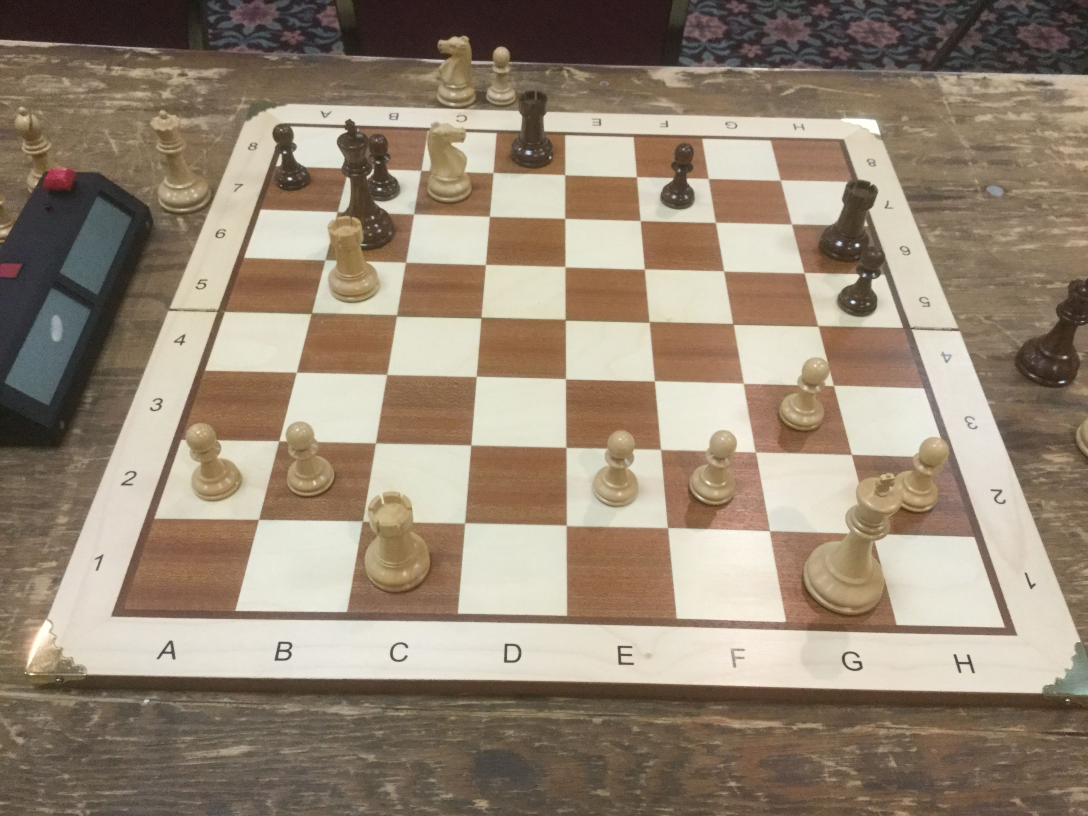
#> input picture data/chessboard.jpeg, 3264 x 2448 px (shown at 1/3 size)
$ jupyter execute fail-one.ipynb
#> lines starting #> are read from the running program, lines starting #| are printed output that depends on the picture; after the words box and inside, x2 and y2 are one past the last pixel; in counts of white or black regions, pixels touching at a corner belong together
[cell 1]
import cv2
import numpy as np
import matplotlib.pyplot as plt
import pandas as pd


image = cv2.imread(r"../data/chessboard.jpeg") # opencv reads images as BGR format
#> image is the input picture: shape (2448, 3264, 3); mean B, G, R 117.3, 135.6, 151.1

gray_image=cv2.cvtColor(image,cv2.COLOR_BGR2GRAY)
rgb_image=cv2.cvtColor(image,cv2.COLOR_BGR2RGB)

plt.imshow(rgb_image) # matplotlib expects RGB format
gaussian_blur = cv2.GaussianBlur(gray_image,(5,5),0)
plt.imshow(gaussian_blur,cmap="gray")
ret,otsu_binary = cv2.threshold(gaussian_blur,0,255,cv2.THRESH_BINARY+cv2.THRESH_OTSU)
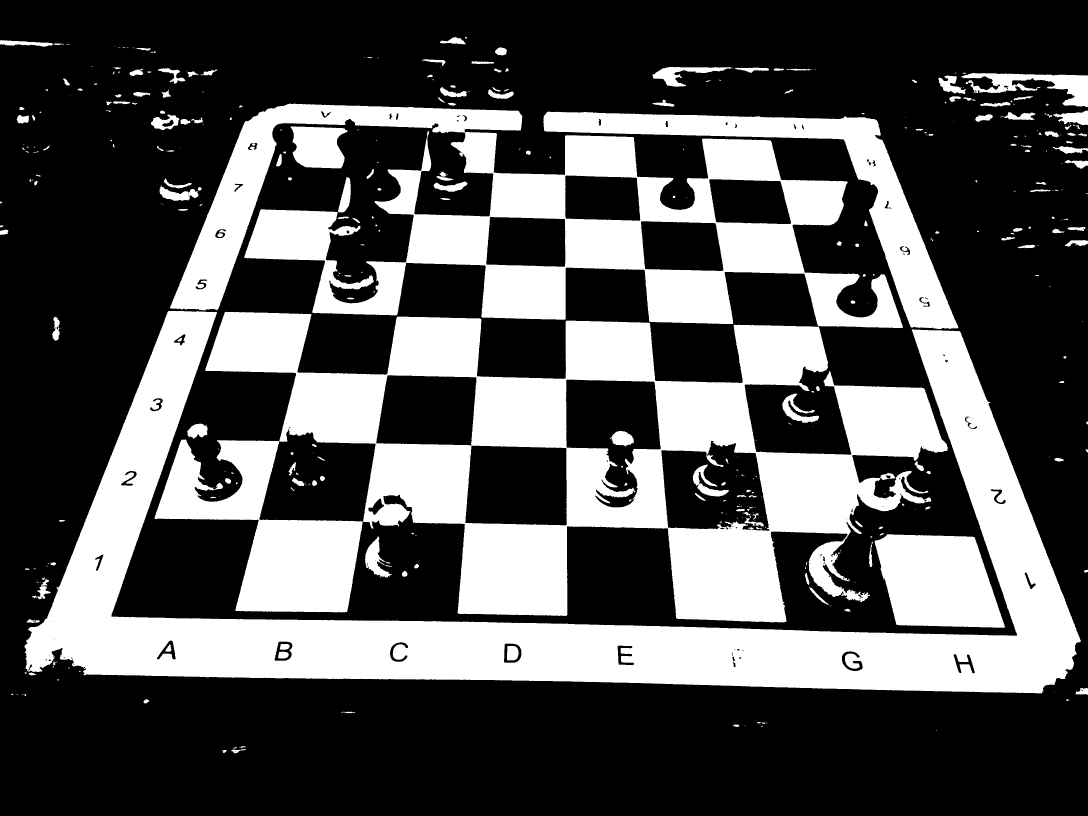
#> otsu_binary: shape (2448, 3264) (shown at 1/3 size); 33% white; 429 white regions (182 under 20 px), largest, box (x1, y1, x2, y2) and area: (74, 933, 3242, 2080) 823971, (616, 935, 2843, 1867) 801447, (510, 311, 2709, 984) 541214
#> ret = 158

plt.imshow(otsu_binary,cmap="gray")
canny = cv2.Canny(otsu_binary,20,255)
#> canny: shape (2448, 3264); 0.98% white in thin lines or dots, all inside (x1, y1, x2, y2) = (0, 110, 3264, 2260)

plt.imshow(canny,cmap="gray")
kernel = np.ones((7, 7), np.uint8)

img_dilation = cv2.dilate(canny, kernel, iterations=1)
#> img_dilation: shape (2448, 3264); 7.5% white; 278 white regions, largest, box (x1, y1, x2, y2) and area: (70, 307, 3245, 2083) 404051, (2881, 214, 3264, 324) 11698, (2603, 1596, 3019, 1886) 10597

plt.imshow(img_dilation,cmap="gray")
lines = cv2.HoughLinesP(img_dilation, 1, np.pi/180, threshold=200, minLineLength=100, maxLineGap=50)
#> lines = 1246 rows, first 6: [236, 2020, 2324, 2057], [236, 2022, 1414, 2042], [2079, 2057, 3167, 2076], [331, 1848, 2286, 1883], [431, 1555, 2310, 1587], [129, 1873, 741, 359]

if lines is not None:
    for i, line in enumerate(lines):
        x1, y1, x2, y2 = line[0]

        # draw lines
        cv2.line(img_dilation, (x1, y1), (x2, y2), (255,255,255), 2)
#> this loop made 1246 passes
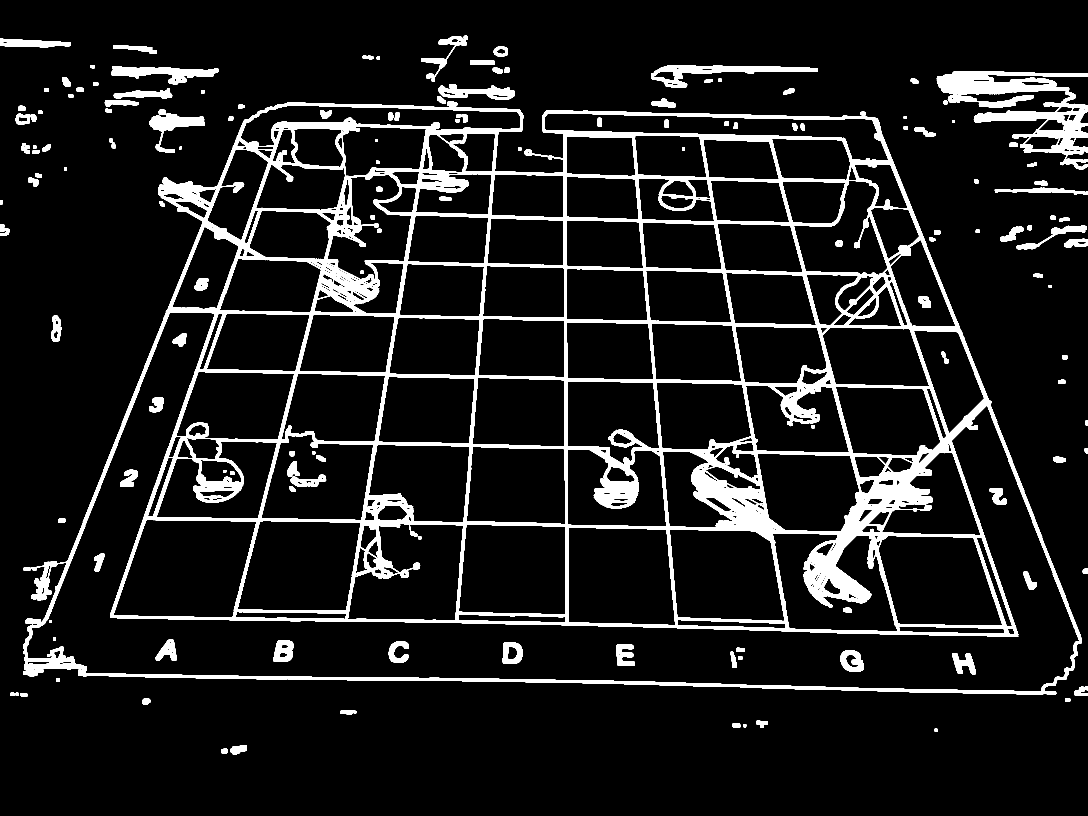
#> img_dilation: shape (2448, 3264) (shown at 1/3 size); 9.7% white; 160 white regions, largest, box (x1, y1, x2, y2) and area: (69, 307, 3246, 2084) 616590, (2810, 213, 3264, 509) 40253, (1954, 196, 2453, 263) 10373

plt.imshow(img_dilation,cmap="gray")
kernel = np.ones((3, 3), np.uint8)

img_dilation_2 = cv2.dilate(img_dilation, kernel, iterations=1)
#> img_dilation_2: shape (2448, 3264); 11.7% white; 144 white regions

plt.imshow(img_dilation_2,cmap="gray")

# find contours --> img_dilation_2
board_contours, hierarchy = cv2.findContours(img_dilation_2, cv2.RETR_TREE, cv2.CHAIN_APPROX_SIMPLE)
#> board_contours = 583 contours, 156 with area under 20; largest, box (x1, y1, x2, y2) and area: (68, 303, 3247, 2085) 4400171, (81, 937, 3237, 2074) 742046, (341, 1560, 769, 1852) 98176, (1705, 1583, 2025, 1875) 86852, (713, 1563, 1081, 1832) 82720

square_centers=list()

# draw filtered rectangles to "canny" image for better visualization
board_squared = canny.copy()

for contour in board_contours:
    if 4000 < cv2.contourArea(contour) < 20000:
        # Approximate the contour to a simpler shape
        epsilon = 0.02 * cv2.arcLength(contour, True)
        approx = cv2.approxPolyDP(contour, epsilon, True)

        # Ensure the approximated contour has 4 points (quadrilateral)
        if len(approx) == 4:
            pts = [pt[0] for pt in approx]  # Extract coordinates

            # Define the points explicitly
            pt1 = tuple(pts[0])
            pt2 = tuple(pts[1])
            pt4 = tuple(pts[2])
            pt3 = tuple(pts[3])

            x, y, w, h = cv2.boundingRect(contour)
            center_x=(x+(x+w))/2
            center_y=(y+(y+h))/2

            square_centers.append([center_x,center_y,pt2,pt1,pt3,pt4])


            # Draw the lines between the points
            cv2.line(board_squared, pt1, pt2, (255, 255, 0), 7)
            cv2.line(board_squared, pt1, pt3, (255, 255, 0), 7)
            cv2.line(board_squared, pt2, pt4, (255, 255, 0), 7)
            cv2.line(board_squared, pt3, pt4, (255, 255, 0), 7)
#> this loop made 583 passes
#> (epsilon, pt1, pt2, pt4, pt3, x, y, w) on passes 81, 209: (13.78, (707, 1850), (712, 1836), (1037, 1842), (1034, 1856), 707, 1836, 331), (8.27, (2119, 1410), (2164, 1404), (2280, 1465), (2215, 1465), 2119, 1401, 162)
#> (epsilon, pt2, pt4, pt3, x, y, w, h) on pass 578: (9.71, (1, 138), (213, 136), (202, 125), 0, 115, 214, 29)
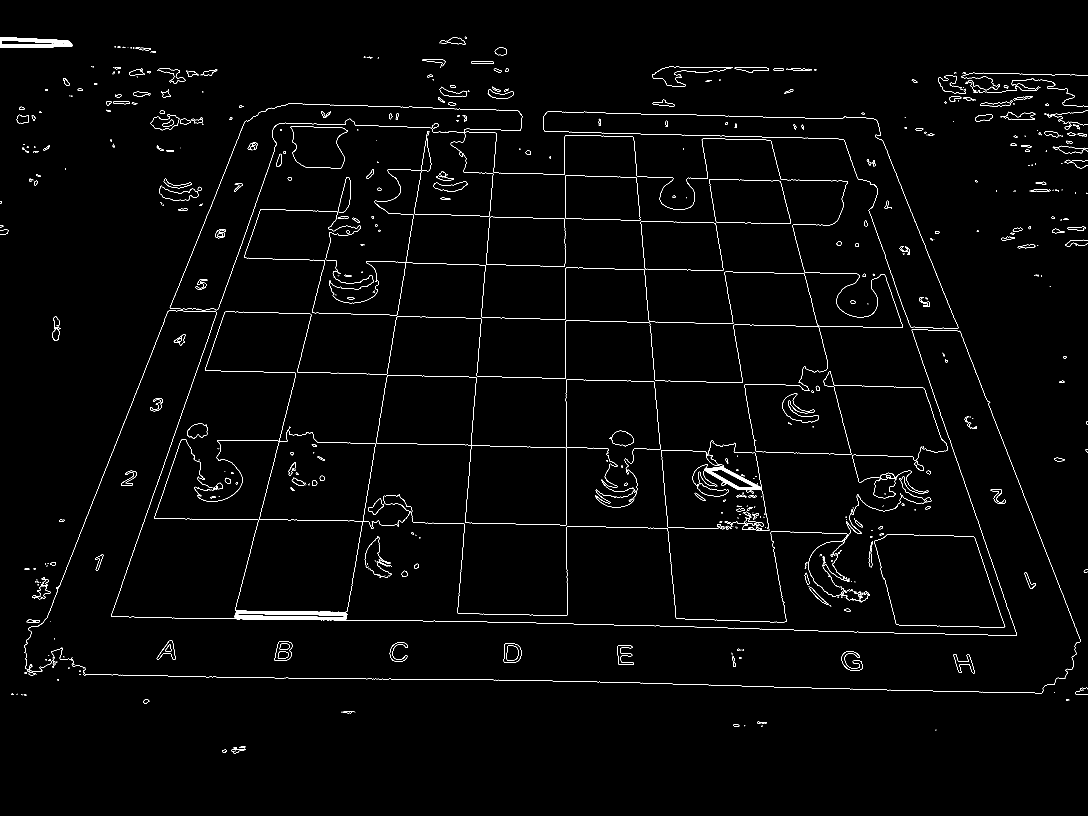
#> board_squared: shape (2448, 3264) (shown at 1/3 size); 1.1% white in thin lines or dots, all inside (x1, y1, x2, y2) = (0, 110, 3264, 2260)
#> after the loop, square_centers = [[872.5, 1846.5, (712, 1836), (707, 1850), (1034, 1856), (1037, 1842)], [2200, 1434, (2164, 1404), (2119, 1410), (2215, 1465), (2280, 1465)], [107, 129.5, (1, 138), (0, 115), (202, 125), (213, 136)]]


plt.imshow(board_squared,cmap="gray")
sorted_coordinates = sorted(square_centers, key=lambda x: x[1], reverse=True)
#> sorted_coordinates has the same summary as square_centers

groups = []
current_group = [sorted_coordinates[0]]
#> current_group = [[872.5, 1846.5, (712, 1836), (707, 1850), (1034, 1856), (1037, 1842)]]

for coord in sorted_coordinates[1:]:
    if abs(coord[1] - current_group[-1][1]) < 50:
        current_group.append(coord)
    else:
        groups.append(current_group)
        current_group = [coord]
#> this loop made 2 passes
#> current_group on pass 2: [[107, 129.5, (1, 138), (0, 115), (202, 125), (213, 136)]]
#> after the loop, groups = 2 items

# Append the last group
groups.append(current_group)

# Step 2: Sort each group by the second index (column values)
for group in groups:
    group.sort(key=lambda x: x[0])
#> this loop made 3 passes

# Step 3: Combine the groups back together
sorted_coordinates = [coord for group in groups for coord in group]

sorted_coordinates[:10]
for num in range(len(sorted_coordinates)-1):
    if abs(sorted_coordinates[num][1] - sorted_coordinates[num+1][1])< 50 :
        if sorted_coordinates[num+1][0] - sorted_coordinates[num][0] > 150:
            x=(sorted_coordinates[num+1][0] + sorted_coordinates[num][0])/2
            y=(sorted_coordinates[num+1][1] + sorted_coordinates[num][1])/2
            p1=sorted_coordinates[num+1][5]
            p2=sorted_coordinates[num+1][4]
            p3=sorted_coordinates[num][3]
            p4=sorted_coordinates[num][2]
            sorted_coordinates.insert(num+1,[x,y,p1,p2,p3,p4])
#> this loop made 2 passes
square_num=1
for cor in sorted_coordinates:
  cv2.putText(img = board_squared,text = str(square_num),org = (int(cor[0])-30, int(cor[1])),
    fontFace = cv2.FONT_HERSHEY_DUPLEX,fontScale = 1,color = (125, 246, 55),thickness = 3)
  square_num+=1
#> this loop made 3 passes
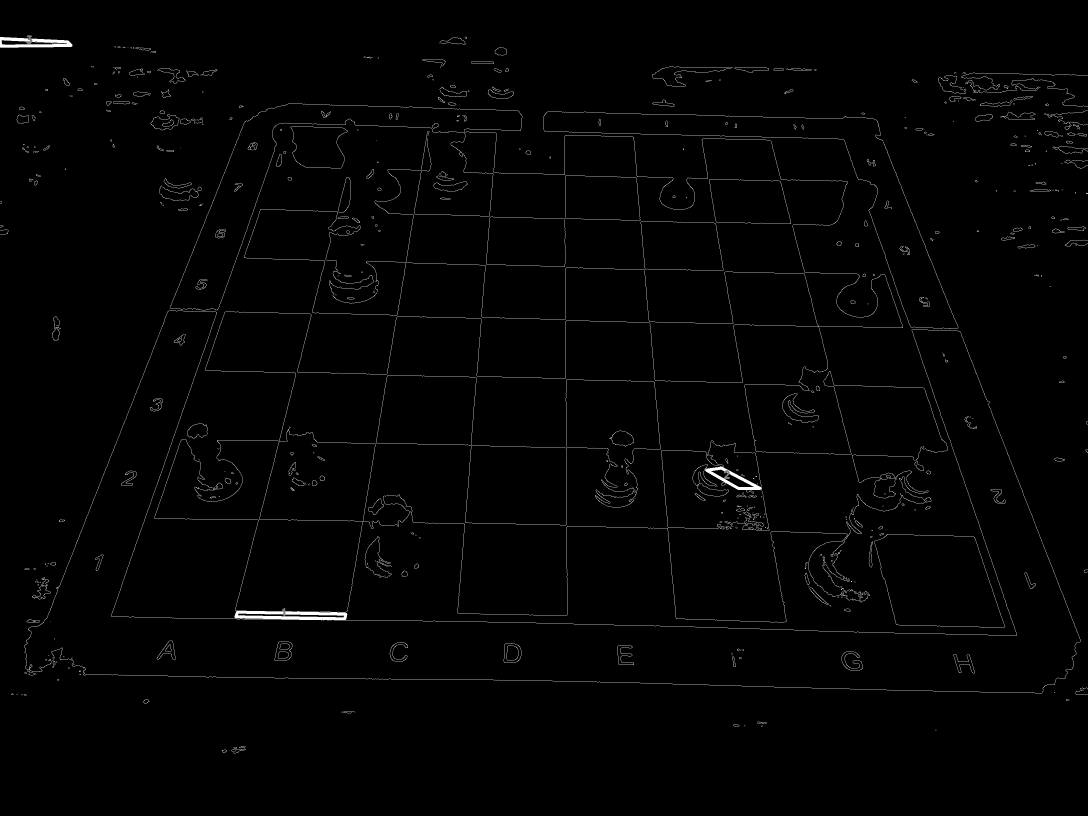
#> board_squared: shape (2448, 3264) (shown at 1/3 size); 0.01% of pixels changed, all inside (x1, y1, x2, y2) = (78, 106, 2190, 1849)
#> after the loop, square_num = 4

plt.imshow(board_squared,cmap="gray")
